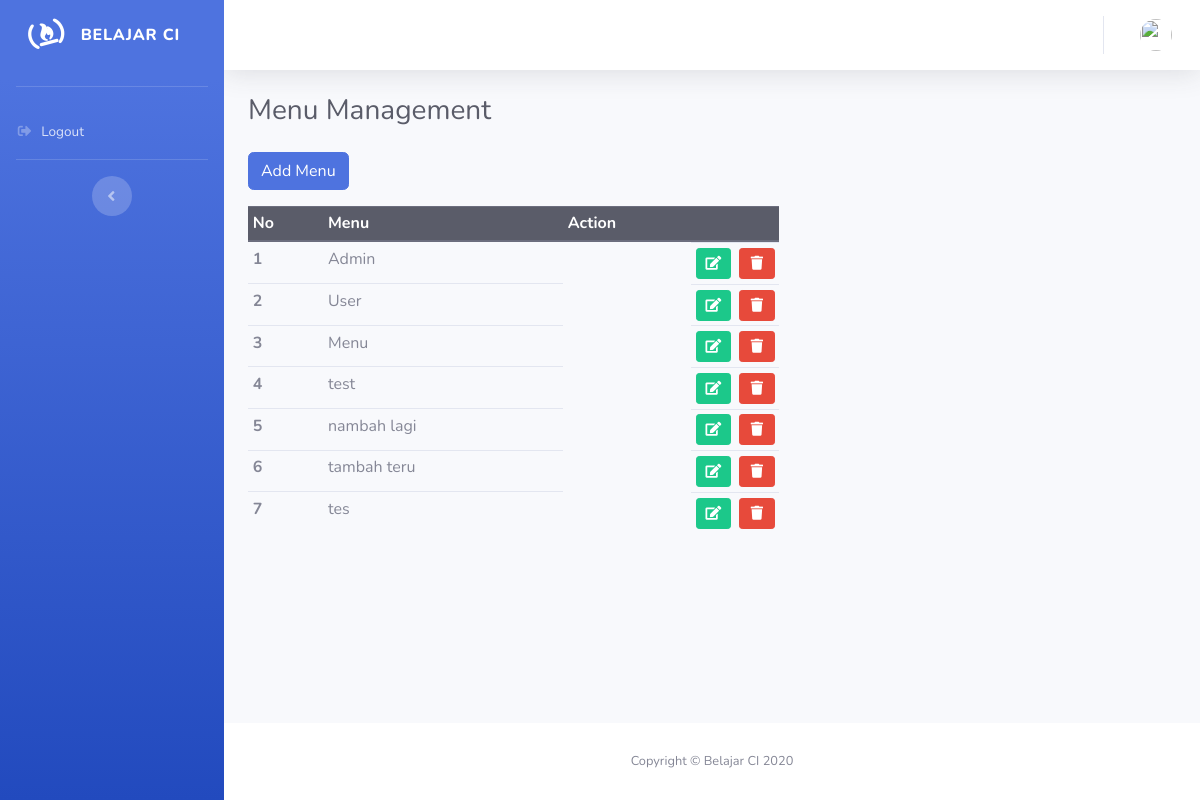
Page /index.php/menu on the committed database.
### tables this page shows
CREATE TABLE `user_menu`  (
  `id` int(11) NOT NULL AUTO_INCREMENT,
  `menu` varchar(128) NOT NULL,
  PRIMARY KEY (`id`) USING BTREE
);

### application/controllers/Menu.php (called while the page is built, shortened)
<?php
class Menu extends CI_Controller
{
    public function __construct()
    {
        $this->load->library('form_validation');
    }
    public function index()
    {
        $data['title'] = 'Menu Management';
        $data['user'] = $this->db->get_where('users', ['email' => $this->session->userdata('email')])->row_array();
        $data['menu'] = $this->db->get('user_menu')->result_array();
        $this->load->view('templates/user_header', $data);
        $this->load->view('templates/user_sidebar');
        $this->load->view('templates/user_topbar');
        $this->load->view('menu/index', $data);
        $this->load->view('templates/user_footer');
    }
}

### index.php (called while the page is built, shortened)
<?php
require_once BASEPATH.'core/CodeIgniter.php';

### application/views/menu/index.php (the view, shortened to what this page needs)
<div class="container-fluid">
    <h1 class="h3 mb-4 text-gray-800"><?= $title; ?></h1>
    <div class="row">
        <div class="col-md-7">
            <div>
                <a href="" class="btn btn-primary mb-3" data-toggle="modal" data-target="#addMenu">Add Menu</a>
            </div>
            <table class="table table-sm table-hover">
                <thead class="thead-dark">
                    <tr>
                        <th scope="col">No</th>
                        <th scope="col">Menu</th>
                        <th scope="col" class="">Action</th>
                    </tr>
                </thead>
                <tbody>
                    <?php $no = 1; ?>
                    <?php foreach ($menu as $m) : ?>
                        <tr>
                            <th scope="row"><?= $no++; ?></th>
                            <td><?= $m['menu']; ?></td>
                            <td class="float-right">
                                <div class="btn-toolbar" role="toolbar" aria-label="Toolbar with button groups">
                                    <div class="btn-group mr-2" role="group" aria-label="First group">
                                        <a class="btn btn-sm btn-success" href="" data-toggle="modal" data-target="#editModal<?= $m['id'] ?>"><i class="fas fa-fw fa-edit"></i></a>
                                    </div>
                                    <div class="btn-group" role="group" aria-label="second group">
                                        <a class="btn btn-sm btn-danger delete_lead" href="<?= base_url('menu/hapus/') . $m['id'] ?>"><i class="fas fa-fw fa-trash"></i></a>
                                    </div>
                                </div>
                            </td>
                        </tr>
                    <?php endforeach; ?>
                </tbody>
            </table>
        </div>
    </div>
</div>
</div>

### rows in the picture
user_menu: menu "Admin"
user_menu: menu "User"
user_menu: menu "Menu"
user_menu: menu "test"
user_menu: menu "nambah lagi"
user_menu: menu "tambah teru"
user_menu: menu "tes"

### other values in the picture
$title "Menu Management"
